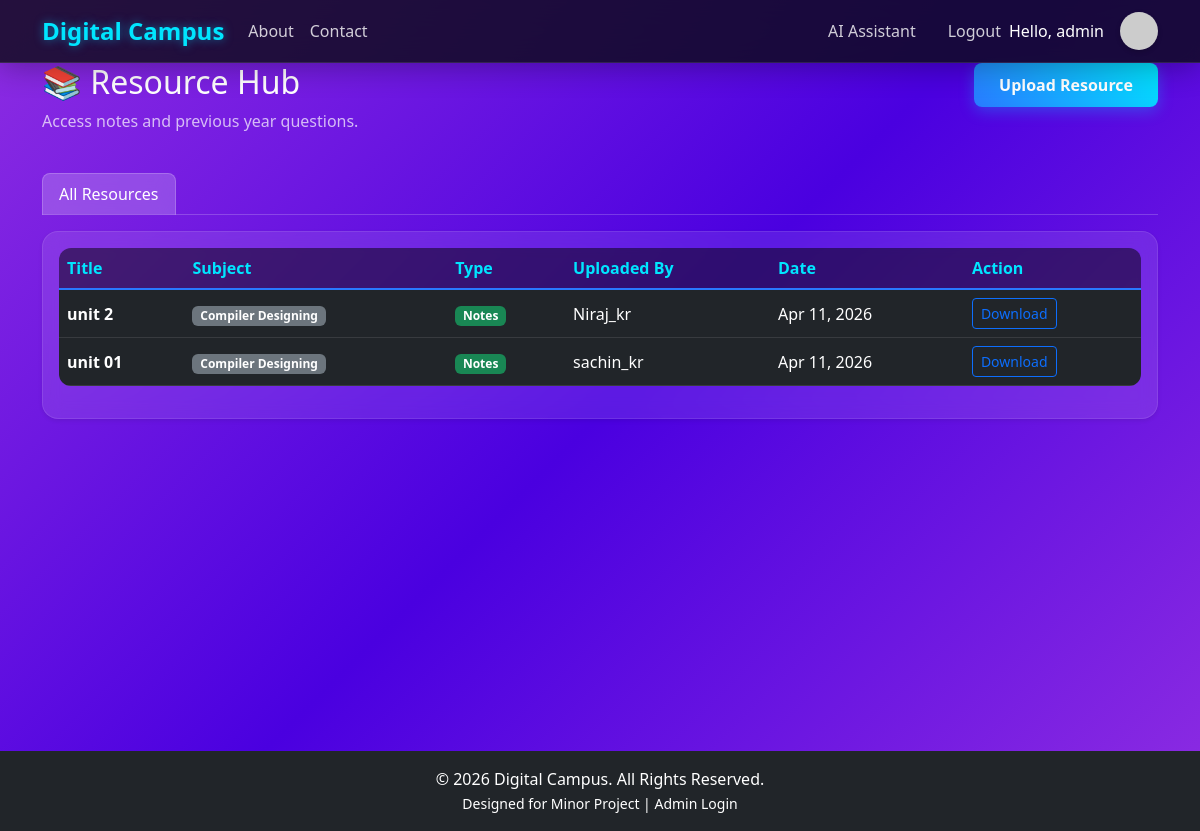
/resources/ (signed in), run on the app's committed database.
### core/models.py (models this page shows, shortened)
class User(AbstractUser):
    ROLE_CHOICES = (
        ('student', 'Student'),
        ('teacher', 'Teacher'),
        ('admin', 'Admin'),
        ('driver', 'Driver'),
    )
    role = models.CharField(max_length=10, choices=ROLE_CHOICES, default='student')
    profile_pic = models.ImageField(upload_to='profile_pics/', blank=True, null=True)
    def is_student(self):
        return self.role == 'student'
    def is_teacher(self):
        return self.role == 'teacher'
    def is_admin(self):
        return self.role == 'admin'
    @property
    def display_name(self):
        full_name = f"{self.first_name} {self.last_name}".strip()
        return full_name if full_name else self.username

class Resource(models.Model):
    TYPE_CHOICES = (
        ('Notes', 'Notes'),
        ('PYQ', 'Previous Year Question'),
    )
    title = models.CharField(max_length=200)
    file = models.FileField(upload_to='resources/')
    resource_type = models.CharField(max_length=10, choices=TYPE_CHOICES)
    subject = models.CharField(max_length=100)
    department = models.CharField(max_length=100, default='General')
    uploaded_by = models.ForeignKey(User, on_delete=models.CASCADE)
    is_approved = models.BooleanField(default=False)
    date_uploaded = models.DateTimeField(auto_now_add=True)

### core/views.py (the view, shortened to what this page needs)
# urls.py: path('resources/', views.resource_list, name='resource_list'),
@login_required
def resource_list(request):
    dept = None
    if request.user.is_student():
        try:
            dept = request.user.student.department
        except Student.DoesNotExist:
            dept = None
    elif request.user.is_teacher():
        try:
            dept = request.user.teacher.department
        except Teacher.DoesNotExist:
            dept = None
    from django.db.models import Q
    if request.user.is_admin():
        resources = Resource.objects.filter(is_approved=True).order_by('-date_uploaded')
    pending_resources = None
    if request.user.is_teacher():
        pending_resources = Resource.objects.filter(
            is_approved=False
        ).order_by('-date_uploaded')
    return render(request, 'core/resource_list.html', {
        'resources': resources,
        'pending_resources': pending_resources,
        'is_teacher': request.user.is_teacher(),
        'user_department': dept
    })

### templates/core/resource_list.html (shortened to what this page needs)
{% extends 'base.html' %}
{% block content %}
<div class="row mb-4">
    <div class="col-md-8">
        <h2>📚 Resource Hub</h2>
        <p class="text-muted">Access notes and previous year questions.</p>
    </div>
    <div class="col-md-4 text-end">
        <a href="{% url 'upload_resource' %}" class="btn btn-primary"> Upload Resource</a>
    </div>
</div>
<ul class="nav nav-tabs mb-3" id="resourceTabs" role="tablist">
    <li class="nav-item" role="presentation">
        <button class="nav-link active" id="all-tab" data-bs-toggle="tab" data-bs-target="#all" type="button"
            role="tab">All Resources</button>
    </li>
</ul>
<div class="tab-content" id="resourceTabsContent">
    <div class="tab-pane fade show active" id="all" role="tabpanel">
        <div class="card shadow-sm"
            style="background: rgba(255, 255, 255, 0.1); backdrop-filter: blur(10px); border: 1px solid rgba(255, 255, 255, 0.1);">
            <div class="card-body">
                {% if resources %}
                <div class="table-responsive">
                    <table class="table table-dark table-hover align-middle" style="background: transparent;">
                        <thead class="table-dark">
                            <tr>
                                <th>Title</th>
                                <th>Subject</th>
                                <th>Type</th>
                                <th>Uploaded By</th>
                                <th>Date</th>
                                <th>Action</th>
                            </tr>
                        </thead>
                        <tbody>
                            {% for res in resources %}
                            <tr>
                                <td>
                                    <strong>{{ res.title }}</strong>
                                </td>
                                <td><span class="badge bg-secondary">{{ res.subject }}</span></td>
                                <td>
                                    {% if res.resource_type == 'Notes' %}
                                    <span class="badge bg-success">Notes</span>
                                    {% else %}
                                    <span class="badge bg-warning text-dark">PYQ</span>
                                    {% endif %}
                                </td>
                                <td>{{ res.uploaded_by.username }}</td>
                                <td>{{ res.date_uploaded|date:"M d, Y" }}</td>
                                <td>
                                    <a href="{{ res.file.url }}" class="btn btn-sm btn-outline-primary"
                                        target="_blank"> Download</a>
                                </td>
                            </tr>
                            {% endfor %}
                        </tbody>
                    </table>
                </div>
                {% else %}
                <p class="text-center py-4 text-muted">No resources found.</p>
                {% endif %}
            </div>
        </div>
    </div>
</div>
{% endblock %}

### templates/includes/navbar.html (shortened to what this page needs)
<nav class="navbar navbar-expand-lg navbar-dark bg-dark">
    <div class="container">
        <div class="d-flex align-items-center">
            <a class="navbar-brand fw-bold mb-0" href="{% url 'home' %}">Digital Campus</a>
        </div>
        {% if user.is_authenticated %}
        <div class="d-flex align-items-center ms-auto order-lg-last">
            <a href="{% url 'user_profile' %}" class="text-decoration-none d-flex align-items-center">
                <span class="text-white d-none d-lg-block me-3 fw-medium">Hello, {{ user.display_name }}</span>
                {% if user.profile_pic %}
                    <img src="{{ user.profile_pic.url }}" alt="Profile" style="width: 38px; height: 38px; border-radius: 50%; object-fit: cover; border: 2px solid rgba(255,255,255,0.2);">
                {% else %}
                    <img src="https://ui-avatars.com/api/?name={{ user.display_name }}&background=6366f1&color=fff&size=38&font-size=0.5" alt="Profile" style="width: 38px; height: 38px; border-radius: 50%; box-shadow: 0 2px 5px rgba(0,0,0,0.2);">
                {% endif %}
            </a>
        </div>
        {% endif %}
        <div class="collapse navbar-collapse order-lg-2" id="navbarNav">
            <ul class="navbar-nav me-auto">
                <li class="nav-item">
                    <a class="nav-link" href="{% url 'about' %}">About</a>
                </li>
                <li class="nav-item">
                    <a class="nav-link" href="{% url 'contact' %}">Contact</a>
                </li>
            </ul>
            <ul class="navbar-nav ms-auto">
                {% if user.is_authenticated %}
                <li class="nav-item me-lg-3">
                    <a class="nav-link text-white" href="{% url 'chatbot' %}">AI Assistant</a>
                </li>
                <li class="nav-item">
                    <a class="nav-link text-white" href="{% url 'logout' %}">Logout</a>
                </li>
                {% endif %}
            </ul>
        </div>
    </div>
</nav>

### static/css/style.css (style rules this page uses)
:root { --primary-color: #00e5ff; --secondary-color: #2979ff; --accent-color: #ff4081; --bg-gradient-start: #8e2de2; --bg-gradient-mid: #4a00e0; --bg-gradient-end: #8e2de2; --glass-bg: rgba(20, 20, 35, 0.6); --glass-border: rgba(255, 255, 255, 0.25); --text-color: #ffffff; --card-hover-bg: rgba(45, 45, 79, 0.8); }
body { background: linear-gradient(135deg, var(--bg-gradient-start), var(--bg-gradient-mid), var(--bg-gradient-end)); min-height: 100vh; font-family: 'Segoe UI', Tahoma, Geneva, Verdana, sans-serif; color: var(--text-color); background-attachment: fixed; }
.card { background: var(--glass-bg); border: 1px solid var(--glass-border); backdrop-filter: blur(10px); -webkit-backdrop-filter: blur(10px); border-radius: 16px; box-shadow: 0 4px 30px rgba(0, 0, 0, 0.3); color: #fff; transition: transform 0.3s ease, box-shadow 0.3s ease, background 0.3s; }
.navbar { background: rgba(10, 10, 20, 0.8) !important; backdrop-filter: blur(20px); -webkit-backdrop-filter: blur(20px); border-bottom: 1px solid rgba(255, 255, 255, 0.1); box-shadow: 0 4px 30px rgba(0, 0, 0, 0.3); }
.navbar-brand { color: var(--primary-color) !important; font-weight: 700; font-size: 1.5rem; text-shadow: 0 0 10px rgba(0, 210, 255, 0.5); }
.nav-link { color: rgba(255, 255, 255, 0.8) !important; transition: color 0.3s; }
.btn-primary { background: linear-gradient(45deg, var(--secondary-color), var(--primary-color)); border: none; border-radius: 8px; padding: 10px 25px; font-weight: 600; box-shadow: 0 4px 15px rgba(0, 210, 255, 0.3); transition: all 0.3s ease; }
.table { background: rgba(0, 0, 0, 0.3); border-radius: 12px; overflow: hidden; color: #e0e0e0; border-color: rgba(255, 255, 255, 0.1); }
.table thead th { background-color: rgba(0, 0, 0, 0.5) !important; color: var(--primary-color) !important; border-bottom: 2px solid var(--secondary-color); }
.table td, .table th { border-color: rgba(255, 255, 255, 0.1); }
.text-muted { color: rgba(255, 255, 255, 0.7) !important; }
a { color: var(--primary-color); text-decoration: none; }

### templates/core/resource_list.html (style rules this page uses)
.nav-tabs { border-bottom: 1px solid rgba(255, 255, 255, 0.2); }
.nav-tabs .nav-link { color: rgba(255, 255, 255, 0.8) !important; font-weight: 500; border: 1px solid transparent; border-top-left-radius: 0.5rem; border-top-right-radius: 0.5rem; }
.nav-tabs .nav-link.active { color: #fff !important; background-color: rgba(255, 255, 255, 0.2) !important; backdrop-filter: blur(10px); border-color: rgba(255, 255, 255, 0.2) rgba(255, 255, 255, 0.2) transparent !important; }

### data on the page
User: display_name "admin"
Resource: title "unit 2", subject "Compiler Designing", resource_type "Notes", uploaded_by.username "Niraj_kr", date_uploaded "Apr 11, 2026"
Resource: title "unit 01", subject "Compiler Designing", resource_type "Notes", uploaded_by.username "sachin_kr", date_uploaded "Apr 11, 2026"
